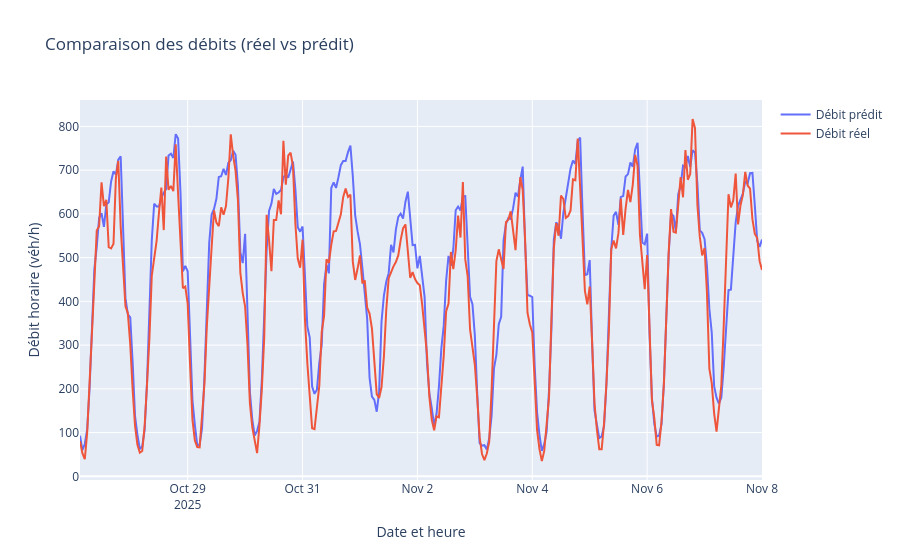

Source (notebook cell):
### Code cell
time_index = df_final.loc[X_test.index, 'Date et heure de comptage']

fig = go.Figure()
fig.add_trace(go.Scatter(
    x=time_index,
    y=y_pred,
    mode='lines',
    name='Débit prédit'
))
fig.add_trace(go.Scatter(
    x=time_index,
    y=y_test,
    mode='lines',
    name='Débit réel'
))

fig.update_layout(
    title="Comparaison des débits (réel vs prédit)",
    xaxis_title="Date et heure",
    yaxis_title="Débit horaire (véh/h)",
    hovermode='x unified'
)

fig.show()

### Figure 1 — Plotly figure (JSON) as saved in the notebook; plotly's stock layout.template omitted (floating-point values rounded to 4 significant figures; data arrays with more than 128 entries replaced by an {"elided": "..."} marker saying what was removed)
{"data": [{"mode": "lines", "name": "Débit prédit", "type": "scatter", "x": {"elided": "286 str values"}, "y": {"elided": "286 float values"}}, {"mode": "lines", "name": "Débit réel", "type": "scatter", "x": {"elided": "286 str values"}, "y": {"elided": "286 float values"}}], "layout": {"hovermode": "x unified", "title": {"text": "Comparaison des débits (réel vs prédit)"}, "xaxis": {"title": {"text": "Date et heure"}}, "yaxis": {"title": {"text": "Débit horaire (véh/h)"}}}}
